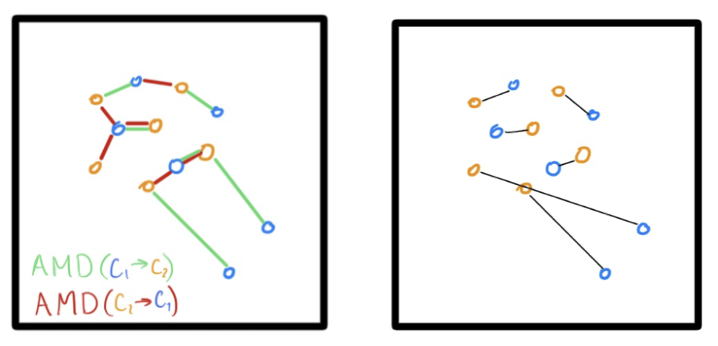
#> input picture scripts/score_drawings/amd_samd.png, 718 x 346 px
$ python build_score_animations.py
#> lines starting #> are read from the running program, lines starting #| are printed output that depends on the picture; after the words box and inside, x2 and y2 are one past the last pixel; in counts of white or black regions, pixels touching at a corner belong together
"""Make the short animations shown in the (?) help of each score, from hand-drawn panels.

The drawings in ``scripts/score_drawings`` hold four panels, each a finished
picture: ``amd_samd.png`` (AMD, SAMD) and ``prt_apd.png`` (PRT, APD). Blue and
orange circles are the usages of two corpora; ``usages.png`` is the same circles
alone, the first frame of every animation (lined up with each panel), since the
lines drawn over a panel's circles break them. The other layers of each picture
are told apart by colour, and shown one after another:

- AMD: the usages; then each blue usage's closest orange one (green); then each
  orange usage's closest blue one (red), each with its line of the legend.
- SAMD: the usages; then the one-to-one pairs (black).
- PRT: the usages; then each corpus's average (the crosses); then the distance
  between them (black). The crosses share the circles' colours, so they are found
  as what the PRT panel has beyond the clean circles.
- APD: the usages; then every pair (black).

Writes ``app/data/score_help/<score>.gif``. Run with the project's Python environment:

    .venv/bin/python scripts/build_score_animations.py
"""
from __future__ import annotations
from pathlib import Path

import numpy as np
from PIL import Image

ROOT = Path(__file__).resolve().parents[1]
DRAWINGS = ROOT / "scripts" / "score_drawings"
OUTPUT = ROOT / "app" / "data" / "score_help"
SIZE = 260          # pixels of the square animation
BORDER = 14         # the thick frame of each panel, from its outer edge
PANELS = {"amd": ("amd_samd.png", 0, 360), "samd": ("amd_samd.png", 360, 717),
          "prt": ("prt_apd.png", 0, 345), "apd": ("prt_apd.png", 345, 689),
          # The usages alone, drawn once without any lines: the first frame of every animation.
          "usages": ("usages.png", 0, 337)}
# Milliseconds each frame stays on screen; the finished picture stays longest.
TIMING = {2: [700, 1600], 3: [700, 900, 1600]}


def _load(name):
    image = Image.open(DRAWINGS / name)
    white = Image.new("RGBA", image.size, (255, 255, 255, 255))
    white.alpha_composite(image.convert("RGBA"))
    return np.asarray(white.convert("RGB")).astype(float) / 255


def _crop(name):
    """A panel cut at the outer edge of its thick frame."""
    file, x0, x1 = PANELS[name]
    a = _load(file)
    dark = a[:, x0:x1 + 1].max(axis=2) < 0.35
    cols = np.where(dark.sum(0) > 150)[0]
    rows = np.where(dark.sum(1) > 200)[0]
    return a[rows.min():rows.max() + 1, x0 + cols.min():x0 + cols.max() + 1]


def _classes(a):
    """Each pixel's ink: white, black (lines and frame), blue, orange, green or red."""
    top, bottom = a.max(axis=2), a.min(axis=2)
    saturation = np.where(top > 0, (top - bottom) / np.maximum(top, 1e-6), 0)
    r, g, b = a[..., 0], a[..., 1], a[..., 2]
    spread = np.maximum(top - bottom, 1e-6)
    hue = np.where(top == r, ((g - b) / spread) % 6, np.where(top == g, (b - r) / spread + 2, (r - g) / spread + 4)) * 60
    # Dark mixtures, where a black line crosses a coloured stroke, count as the line.
    coloured = (saturation > 0.18) & (top > 0.5)
    ink = np.full(top.shape, "white", dtype=object)
    ink[~coloured & (top < 0.93)] = "black"
    ink[coloured & (hue >= 190) & (hue < 260)] = "blue"
    ink[coloured & (hue >= 18) & (hue < 55)] = "orange"
    ink[coloured & (hue >= 70) & (hue < 170)] = "green"
    ink[coloured & ((hue >= 330) | (hue < 18))] = "red"
    # Pale grey edges of a coloured stroke belong to that stroke, not to the black lines.
    pale = (ink == "black") & (top > 0.6)
    for colour in ("blue", "orange", "green", "red"):
        near = _grow(ink == colour, 1)
        ink[pale & near] = colour
    return ink


def _grow(mask, steps):
    out = mask.copy()
    for _ in range(steps):
        grown = out.copy()
        grown[1:] |= out[:-1]
        grown[:-1] |= out[1:]
        grown[:, 1:] |= out[:, :-1]
        grown[:, :-1] |= out[:, 1:]
        out = grown
    return out


def _drop_specks(mask, minimum=15):
    """Leave out pieces smaller than a drawn circle: where a red and a green line overlap, the blend looks orange."""
    from scipy import ndimage
    labels, count = ndimage.label(mask, structure=np.ones((3, 3)))
    sizes = np.bincount(labels.ravel(), minlength=count + 1)
    keep = sizes >= minimum
    keep[0] = False
    return keep[labels]


def _frame_band(shape):
    band = np.zeros(shape, dtype=bool)
    band[:BORDER], band[-BORDER:], band[:, :BORDER], band[:, -BORDER:] = True, True, True, True
    return band


def _paint(base, a, mask):
    out = base.copy()
    out[mask] = a[mask]
    return out


def _shift(mask, dy, dx):
    out = np.zeros_like(mask)
    h, w = mask.shape
    out[max(dy, 0):h + min(dy, 0), max(dx, 0):w + min(dx, 0)] = mask[max(-dy, 0):h + min(-dy, 0), max(-dx, 0):w + min(-dx, 0)]
    return out


def _resized(mask, shape):
    return np.asarray(Image.fromarray(mask.astype(np.uint8) * 255).resize(shape[::-1], Image.NEAREST)) > 0


def _shift_image(a, dy, dx):
    out = np.ones_like(a)
    h, w = a.shape[:2]
    out[max(dy, 0):h + min(dy, 0), max(dx, 0):w + min(dx, 0)] = a[max(-dy, 0):h + min(-dy, 0), max(-dx, 0):w + min(-dx, 0)]
    return out


def _clean_usages(shape, points):
    """The clean drawing of the usages, scaled to a panel and lined up with its circles: (pixels, mask of the circles)."""
    clean = _crop("usages")
    image = np.asarray(Image.fromarray((clean * 255).astype(np.uint8)).resize(shape[::-1], Image.LANCZOS)).astype(float) / 255
    ink = _classes(image)
    mask = _drop_specks((ink == "blue") | (ink == "orange"))
    best = max(((int((_grow(_shift(mask, dy, dx), 1) & points).sum()), dy, dx) for dy in range(-12, 13) for dx in range(-12, 13)))
    return _shift_image(image, best[1], best[2]), _shift(mask, best[1], best[2])


def _frames(name):
    a = _crop(name)
    ink = _classes(a)
    white = np.ones_like(a)
    frame = (ink == "black") & _frame_band(ink.shape)
    points = (ink == "blue") | (ink == "orange")
    lines = (ink == "black") & ~frame
    h, w = ink.shape
    legend = np.zeros(ink.shape, dtype=bool)
    if name == "amd":
        legend[int(h * 0.74):, :int(w * 0.56)] = True
    # The first frame: the panel's own frame, with the clean drawing of the usages in place of its circles,
    # which the lines (or crosses) drawn over them have broken.
    clean, circles = _clean_usages(ink.shape, points & ~legend)
    base = _paint(_paint(white, a, frame), clean, circles)
    if name == "amd":
        first_row = legend.copy()
        first_row[int(h * 0.855):] = False
        second_row = legend & ~first_row
        green = (ink == "green") | (points & first_row)
        red = (ink == "red") | (points & second_row)
        one = _paint(base, a, green)
        return [base, one, _paint(one, a, red)]
    if name == "prt":
        # What PRT has in blue and orange beyond the circles are the crosses.
        # Small pieces are the edges of circles where the two drawings differ by a pixel, not crosses.
        crosses = _drop_specks(points & ~_grow(circles, 1), 25)
        # The crosses were drawn over the circles: near a cross, the panel's own pixels (cross on top) replace the clean circles.
        crosses |= points & _grow(crosses, 3)
        marked = _paint(base, a, crosses)
        return [base, marked, _paint(marked, a, lines)]
    return [base, _paint(base, a, lines)]


def _gif(frames, path):
    images = [Image.fromarray((f * 255).astype(np.uint8)).resize((SIZE, SIZE), Image.LANCZOS) for f in frames]
    # One palette for every frame, taken from all of them, so that colours neither flicker nor fade.
    strip = Image.new("RGB", (SIZE, SIZE * len(images)))
    for k, image in enumerate(images):
        strip.paste(image, (0, k * SIZE))
    palette = strip.quantize(colors=48, method=Image.Quantize.MEDIANCUT)
    frames = [image.quantize(palette=palette, dither=Image.Dither.NONE) for image in images]
    frames[0].save(path, save_all=True, append_images=frames[1:], duration=TIMING[len(frames)], loop=0, optimize=True)


def main():
    OUTPUT.mkdir(parents=True, exist_ok=True)
    for name in ("amd", "samd", "prt", "apd"):
        path = OUTPUT / f"{name}.gif"
        _gif(_frames(name), path)
#> in _load, image is the input picture: PIL image 718x346 RGBA; mean R, G, B, A 219.9, 219.8, 219.2, 241.1
#> in _load, `white = Image.new("RGBA", image.size, (255, 255, 255, 255))`: white: PIL image 718x346 RGBA; every value is 255
#> in _crop, `dark = a[:, x0:x1 + 1].max(axis=2) < 0.35`:
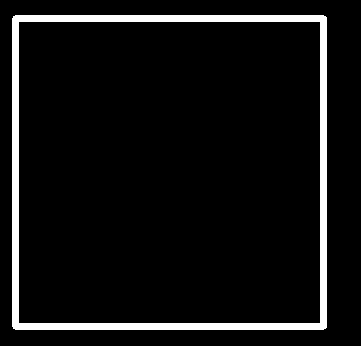
#> dark: shape (346, 361) bool; 6.9% white; 1 white region, box (x1, y1, x2, y2) and area: (12, 15, 327, 330) 8606
#> in _crop, `cols = np.where(dark.sum(0) > 150)[0]`: cols = [12, 13, 14, 15, 16, 17, 18, 320, 321, 322, 323, 324, 325, 326]
#> in _crop, `rows = np.where(dark.sum(1) > 200)[0]`: rows = [15, 16, 17, 18, 19, 20, 21, 323, 324, 325, 326, 327, 328, 329]
#> in _classes, `coloured = (saturation > 0.18) & (top > 0.5)`: coloured: shape (315, 315) bool; 4.8% white; 29 white regions (2 under 20 px), largest, box (x1, y1, x2, y2) and area: (87, 91, 151, 145) 709, (126, 128, 203, 178) 686, (141, 177, 224, 264) 482
#> in _classes, `pale = (ink == "black") & (top > 0.6)`: pale: shape (315, 315) bool; 1.5% white in thin lines or dots
#> in _frames, `frame = (ink == "black") & _frame_band(ink.shape)`: frame: shape (315, 315) bool; 9.9% white; 1 white region, box (x1, y1, x2, y2) and area: (0, 0, 315, 315) 9825
#> in _frames, `points = (ink == "blue") | (ink == "orange")`: points: shape (315, 315) bool; 2% white; 22 white regions (3 under 20 px), largest, box (x1, y1, x2, y2) and area: (185, 128, 203, 147) 165, (136, 103, 151, 119) 154, (156, 143, 173, 160) 142
#> in _frames, `lines = (ink == "black") & ~frame`: lines: shape (315, 315) bool; 0.01% white in thin lines or dots, all inside (x1, y1, x2, y2) = (20, 250, 155, 267)
#> call 2 of _crop, with name = 'usages'
#> call 2 of _load, with name = 'usages.png'
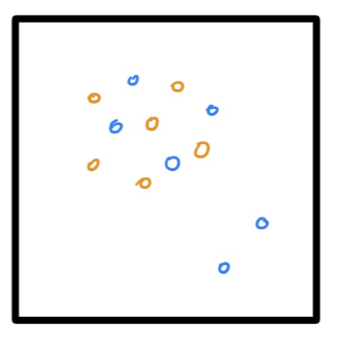
#> input picture scripts/score_drawings/usages.png, 338 x 342 px
#> in _load, image is the input picture: PIL image 338x342 RGBA; mean R, G, B, A 233.3, 233.3, 233.2, 253.5
#> in _load (call 2), `white = Image.new("RGBA", image.size, (255, 255, 255, 255))`: white: PIL image 338x342 RGBA; every value is 255
#> in _crop (call 2), `dark = a[:, x0:x1 + 1].max(axis=2) < 0.35`:
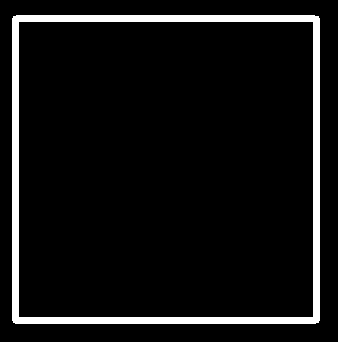
#> dark: shape (342, 338) bool; 7.3% white; 1 white region, box (x1, y1, x2, y2) and area: (12, 15, 320, 324) 8418
#> in _crop (call 2), `cols = np.where(dark.sum(0) > 150)[0]`: cols = [12, 13, 14, 15, 16, 17, 18, 313, 314, 315, 316, 317, 318, 319]
#> in _crop (call 2), `rows = np.where(dark.sum(1) > 200)[0]`: rows = [15, 16, 17, 18, 19, 20, 21, 317, 318, 319, 320, 321, 322, 323]
#> in _classes (call 2), `top, bottom = a.max(axis=2), a.min(axis=2)`:
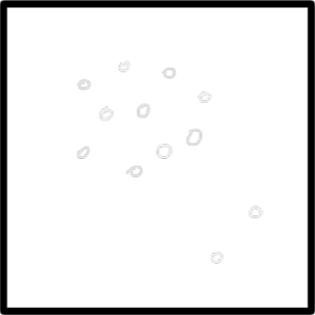
#> top: shape (315, 315) float64; min 0, max 1, mean 0.91
#> in _classes (call 2), `coloured = (saturation > 0.18) & (top > 0.5)`: coloured: shape (315, 315) bool; 1.6% white; 12 white regions, largest, box (x1, y1, x2, y2) and area: (186, 128, 203, 146) 177, (156, 143, 172, 160) 151, (136, 103, 151, 119) 150
#> in _classes (call 2), `pale = (ink == "black") & (top > 0.6)`:
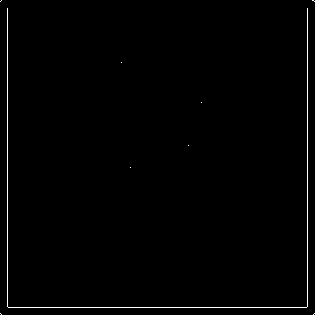
#> pale: shape (315, 315) bool; 0.92% white in thin lines or dots
#> in _drop_specks, `labels, count = ndimage.label(mask, structure=np.ones((3, 3)))`: labels: shape (315, 315) int32; 13 distinct labels, from 0 to 12
#> in _drop_specks, `labels, count = ndimage.label(mask, structure=np.ones((3, 3)))`: count = 12
#> in _drop_specks, `labels, count = ndimage.label(mask, structure=np.ones((3, 3)))`: mask: shape (315, 315) bool; 1.6% white; 12 white regions, largest, box (x1, y1, x2, y2) and area: (186, 128, 203, 146) 178, (156, 143, 172, 160) 151, (136, 103, 151, 119) 150
#> in _drop_specks, `sizes = np.bincount(labels.ravel(), minlength=count + 1)`: sizes = [97648, 94, 121, 129, 111, 150, 145, 178, 151, 128, 138, 125, 107]
#> in _drop_specks, `keep = sizes >= minimum`: keep = [True, True, True, True, True, True, True, True, True, True, True, True, True]
#> in _shift, `out[max(dy, 0):h + min(dy, 0), max(dx, 0):w + min(dx, 0)] = mask[max(-..`: out: shape (315, 315) bool; 1.6% white; 12 white regions, largest, box (x1, y1, x2, y2) and area: (174, 116, 191, 134) 178, (144, 131, 160, 148) 151, (124, 91, 139, 107) 150
#> in _shift (call 2), `out = np.zeros_like(mask)`: out: shape (315, 315) bool; every value is 0
#> in _shift (call 2), `out[max(dy, 0):h + min(dy, 0), max(dx, 0):w + min(dx, 0)] = mask[max(-..`: out: shape (315, 315) bool; 1.6% white; 12 white regions, largest, box (x1, y1, x2, y2) and area: (175, 116, 192, 134) 178, (145, 131, 161, 148) 151, (125, 91, 140, 107) 150
#> in _shift (call 3), `out[max(dy, 0):h + min(dy, 0), max(dx, 0):w + min(dx, 0)] = mask[max(-..`: out: shape (315, 315) bool; 1.6% white; 12 white regions, largest, box (x1, y1, x2, y2) and area: (176, 116, 193, 134) 178, (146, 131, 162, 148) 151, (126, 91, 141, 107) 150
#> call 4 of _shift, with dy = -12, dx = -9
#> in _shift (call 4), `out[max(dy, 0):h + min(dy, 0), max(dx, 0):w + min(dx, 0)] = mask[max(-..`:
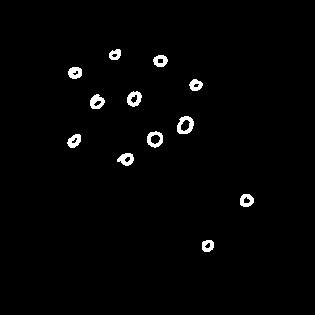
#> out: shape (315, 315) bool; 1.6% white; 12 white regions, largest, box (x1, y1, x2, y2) and area: (177, 116, 194, 134) 178, (147, 131, 163, 148) 151, (127, 91, 142, 107) 150
#> in _shift (call 5), `out[max(dy, 0):h + min(dy, 0), max(dx, 0):w + min(dx, 0)] = mask[max(-..`:
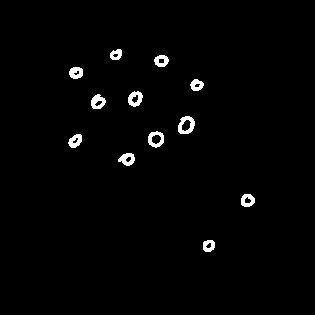
#> out: shape (315, 315) bool; 1.6% white; 12 white regions, largest, box (x1, y1, x2, y2) and area: (178, 116, 195, 134) 178, (148, 131, 164, 148) 151, (128, 91, 143, 107) 150
#> in _clean_usages, `best = max(((int((_grow(_shift(mask, dy, dx), 1) & points).sum()), dy,..`: best = (1550, 0, 0)
#> in _gif, `images = [Image.fromarray((f * 255).astype(np.uint8)).resize((SIZE, SI..`: images = 3 items
#> the loop in _gif, `for k, image in enumerate(images):` made 3 passes
#> (the run stopped early here; a loop or call above may not have finished)
